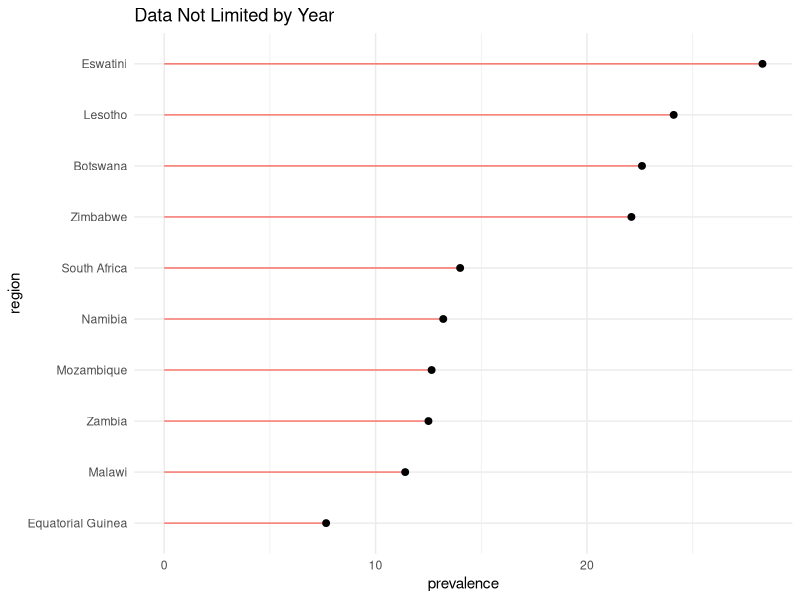
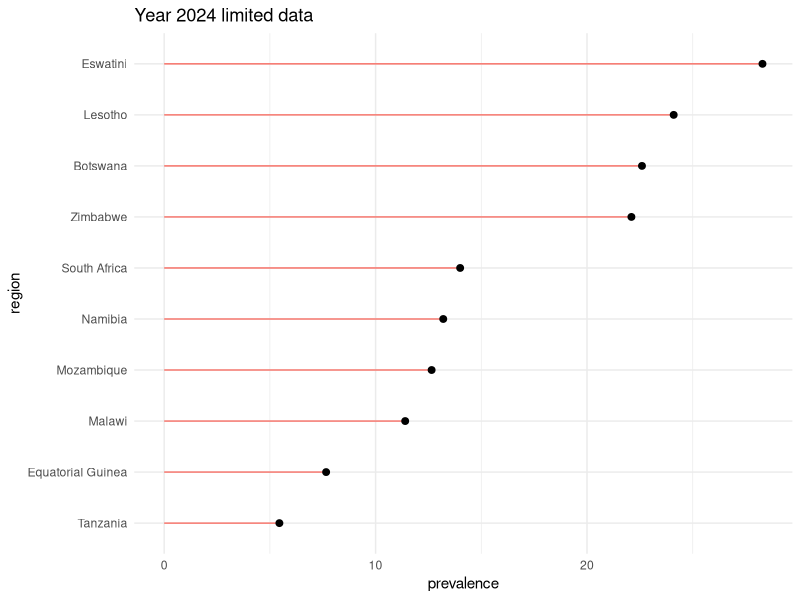

Here is the R script that generated these plots, in order: (Note: this script raises an error after producing the figures.)
## ---- chunk 1
#| message: false
#| warning: false
library(readr)
hiv_prevalence <- read_delim("hiv_prevalence.csv", skip = 1,
                           delim = ";")  #this takes care of the excel to imported data conversion.
#Data originally contains a second row of column names, and oddly combines data. 

#Further tidying the dataset: 
library(dplyr)
library(tidyverse)
hiv_prevalence_clean <- 
  hiv_prevalence |>
  rename(region = ...1, prevalence = `of HIV/AIDS,`,
         n_people = `with HIV/AIDS,`, deaths = `from HIV/AIDS,`,
         datayear = ...5) |>
  mutate(region = str_replace_all(region, "\xa0", "")) |>
  mutate(prevalence = str_replace_all(prevalence, "%", "")) |>
  mutate(prevalence = as.numeric(prevalence)) |>
  mutate(n_people = str_replace_all(n_people, ",", "")) |>
  mutate(n_people = as.numeric(n_people)) |>
  mutate(deaths = str_replace_all(deaths, ",", "")) |>
  mutate(deaths = as.numeric(deaths)) |>
  mutate(region = if_else(region == "United States",   #to match mapping data later
                           true = "USA", 
                           false = region))
## ---- chunk 2
#| message: false
#| warning: false
#create subdataset of top 10 HIV prevalence regions in 2024
# all year data:
hiv_prevALL_top10 <- 
hiv_prevalence_clean |>
  arrange(desc(prevalence)) |>
  slice(1:10) |>
  mutate(region = fct_reorder(region, prevalence))

#lollipop plot - all data
ggplot(data = hiv_prevALL_top10, aes(x=prevalence, y=region)) +
  geom_segment(aes(yend = region, x=0, xend = prevalence, color = "blue3"), show.legend= FALSE) +
  geom_point(size = 2) +
  theme_minimal() +
  labs(title = "Data Not Limited by Year")
## ---- chunk 3
#| message: false
#| warning: false
#2024 data:
hiv_prev24_top10 <- 
hiv_prevalence_clean |>
  filter(datayear == "2024") |>
  arrange(desc(prevalence)) |>
  slice(1:10) |>
  mutate(region = fct_reorder(region, prevalence))

#lollipop plot - 2024 data
ggplot(data = hiv_prev24_top10, aes(x=prevalence, y=region)) +
  geom_segment(aes(yend = region, x=0, xend = prevalence, color = "blue3"), show.legend= FALSE) +
  geom_point(size = 2) +
  theme_minimal() +
  labs(title = "Year 2024 limited data")
## ---- chunk 4
#| message: false
#| warning: false
#get drawing coordinates to make world map
world_map <- map_data("world") 

#join the datasets:
full_worldHIV <- left_join(world_map, hiv_prevalence_clean, 
                           join_by(region == region))

ggplot(data = full_worldHIV, aes(x = long, y = lat, 
                                 group = group)) +
  geom_polygon(aes(fill=prevalence)) +
  scale_fill_viridis_c() +
  coord_map(projection = "gilbert") +
  xlim(c(-180,180)) +
  theme_void() +
  labs(title = "Global HIV prevalence(%)")
